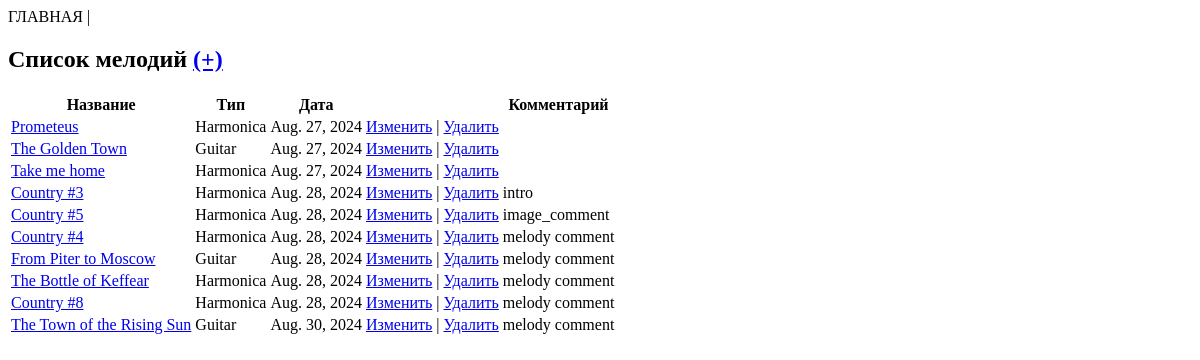
The app's page /, older data.
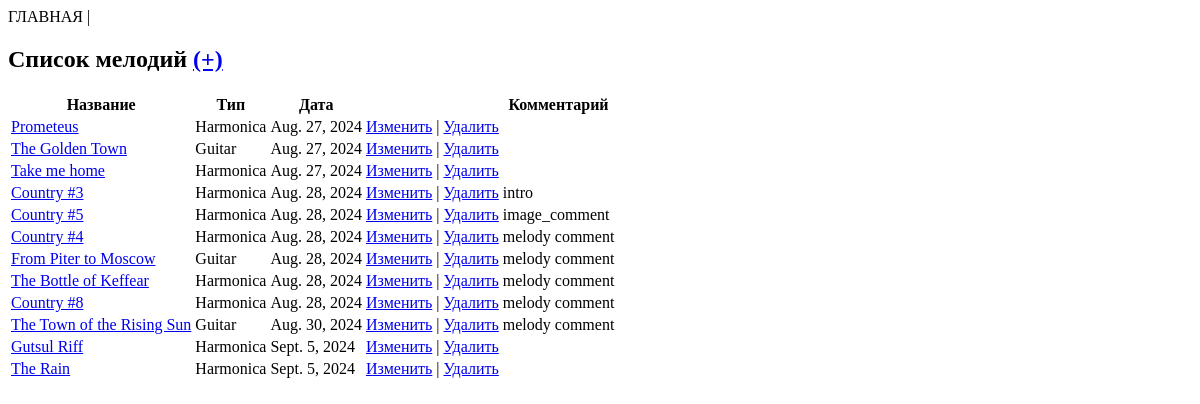
The same page, newer data.
### app/models.py (models this page shows)
class Melody(models.Model):
    name = models.CharField(max_length=200, unique=True)
    type = models.CharField(max_length=20, null=True, blank=True)
    date = models.DateTimeField()
    comment = models.CharField(max_length=200, blank=True)

### app/views.py (the view)
# urls.py: path("", views.index),
def index(request):
    melodies = Melody.objects.all()
    return render(request, "index.html", {"melodies": melodies})

### app/templates/index.html (shortened to what this page needs)
<!DOCTYPE html>
<html>
<head>
</head>
<body>
    <h2>Список мелодий <a href="create_melody/">(+)</a> </h2>
    <table>
        <thead><th>Название</th><th>Тип</th><th>Дата</th><th></th><th>Комментарий</th></thead>
        {% for melody in melodies %}
        <tr>
            <td><a href="show_melody/{{melody.id}}">{{ melody.name }}</a></td>
            <td>{{ melody.type }}</td>
            <td>{{ melody.date.date }}</td>
            <td><a href="edit_melody/{{melody.id}}">Изменить</a> | <a href="delete_melody/{{melody.id}}">Удалить</a></td>
            <td>{{ melody.comment }}</td>
        </tr>
        {% endfor %}
    </table>
</body>
</html>

Row changes from the older to the newer data that the page shows:
added Melody: name "Gutsul Riff", type "Harmonica", date "Sept. 5, 2024"
added Melody: name "The Rain", type "Harmonica", date "Sept. 5, 2024"
